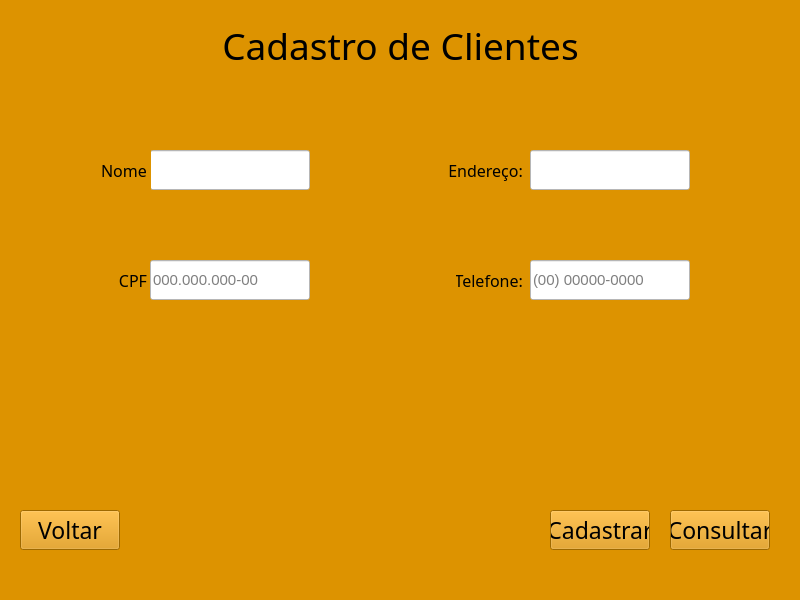
<?xml version="1.0" encoding="UTF-8"?>
<ui version="4.0">
 <class>MainWindow</class>
 <widget class="QMainWindow" name="MainWindow">
  <property name="geometry">
   <rect>
    <x>0</x>
    <y>0</y>
    <width>800</width>
    <height>600</height>
   </rect>
  </property>
  <property name="minimumSize">
   <size>
    <width>800</width>
    <height>600</height>
   </size>
  </property>
  <property name="windowTitle">
   <string>MainWindow</string>
  </property>
  <property name="styleSheet">
   <string notr="true">background-color: rgb(221, 147, 0);</string>
  </property>
  <widget class="QWidget" name="centralwidget">
   <widget class="QLabel" name="label">
    <property name="geometry">
     <rect>
      <x>160</x>
      <y>60</y>
      <width>81</width>
      <height>81</height>
     </rect>
    </property>
    <property name="text">
     <string/>
    </property>
   </widget>
   <widget class="QLabel" name="label_2">
    <property name="geometry">
     <rect>
      <x>190</x>
      <y>10</y>
      <width>421</width>
      <height>71</height>
     </rect>
    </property>
    <property name="font">
     <font>
      <family>Algerian</family>
      <pointsize>28</pointsize>
     </font>
    </property>
    <property name="text">
     <string>Cadastro de Clientes</string>
    </property>
    <property name="alignment">
     <set>Qt::AlignCenter</set>
    </property>
   </widget>
   <widget class="QLineEdit" name="lineEdit_2">
    <property name="geometry">
     <rect>
      <x>150</x>
      <y>150</y>
      <width>160</width>
      <height>40</height>
     </rect>
    </property>
    <property name="font">
     <font>
      <pointsize>11</pointsize>
     </font>
    </property>
    <property name="styleSheet">
     <string notr="true">background-color: rgb(255, 255, 255);
</string>
    </property>
   </widget>
   <widget class="QLineEdit" name="lineEdit_3">
    <property name="geometry">
     <rect>
      <x>150</x>
      <y>260</y>
      <width>160</width>
      <height>40</height>
     </rect>
    </property>
    <property name="font">
     <font>
      <pointsize>11</pointsize>
     </font>
    </property>
    <property name="styleSheet">
     <string notr="true">background-color: rgb(255, 255, 255);</string>
    </property>
    <property name="placeholderText">
     <string>000.000.000-00</string>
    </property>
   </widget>
   <widget class="QLineEdit" name="lineEdit_4">
    <property name="geometry">
     <rect>
      <x>530</x>
      <y>150</y>
      <width>160</width>
      <height>40</height>
     </rect>
    </property>
    <property name="font">
     <font>
      <pointsize>11</pointsize>
     </font>
    </property>
    <property name="styleSheet">
     <string notr="true">background-color: rgb(255, 255, 255);</string>
    </property>
   </widget>
   <widget class="QLineEdit" name="lineEdit_5">
    <property name="geometry">
     <rect>
      <x>530</x>
      <y>260</y>
      <width>160</width>
      <height>40</height>
     </rect>
    </property>
    <property name="font">
     <font>
      <pointsize>11</pointsize>
     </font>
    </property>
    <property name="styleSheet">
     <string notr="true">background-color: rgb(255, 255, 255);</string>
    </property>
    <property name="placeholderText">
     <string>(00) 00000-0000</string>
    </property>
   </widget>
   <widget class="QPushButton" name="botaoConsultar">
    <property name="geometry">
     <rect>
      <x>670</x>
      <y>510</y>
      <width>100</width>
      <height>40</height>
     </rect>
    </property>
    <property name="font">
     <font>
      <family>Bodoni MT</family>
      <pointsize>17</pointsize>
     </font>
    </property>
    <property name="styleSheet">
     <string notr="true">background-color: rgb(227, 131, 0);
color: rgb(53, 41,5);
pushButton{
border-styler: inset;
border-width: medium;	
#border-color: rgb(53, 41, 5);
box-shadow: black 60px -16px;
border-radius: 50px;
}</string>
    </property>
    <property name="text">
     <string>Consultar</string>
    </property>
   </widget>
   <widget class="QPushButton" name="botaoCadastrar">
    <property name="geometry">
     <rect>
      <x>550</x>
      <y>510</y>
      <width>100</width>
      <height>40</height>
     </rect>
    </property>
    <property name="font">
     <font>
      <family>Bodoni MT</family>
      <pointsize>17</pointsize>
     </font>
    </property>
    <property name="styleSheet">
     <string notr="true">background-color: rgb(227, 131, 0);
color: rgb(53, 41,5);
pushButton{
border-styler: inset;
border-width: medium;	
#border-color: rgb(53, 41, 5);
box-shadow: black 60px -16px;
border-radius: 50px;
}</string>
    </property>
    <property name="text">
     <string>Cadastrar</string>
    </property>
   </widget>
   <widget class="QPushButton" name="botaoVoltar">
    <property name="geometry">
     <rect>
      <x>20</x>
      <y>510</y>
      <width>100</width>
      <height>40</height>
     </rect>
    </property>
    <property name="font">
     <font>
      <family>Bodoni MT</family>
      <pointsize>17</pointsize>
     </font>
    </property>
    <property name="styleSheet">
     <string notr="true">background-color: rgb(227, 131, 0);
color: rgb(53, 41,5);
pushButton{
border-styler: inset;
border-width: medium;	
#border-color: rgb(53, 41, 5);
box-shadow: black 60px -16px;
border-radius: 50px;
}</string>
    </property>
    <property name="text">
     <string>Voltar</string>
    </property>
   </widget>
   <widget class="QLabel" name="label_4">
    <property name="geometry">
     <rect>
      <x>100</x>
      <y>150</y>
      <width>51</width>
      <height>40</height>
     </rect>
    </property>
    <property name="font">
     <font>
      <family>Bodoni MT</family>
      <pointsize>12</pointsize>
     </font>
    </property>
    <property name="text">
     <string>Nome </string>
    </property>
    <property name="alignment">
     <set>Qt::AlignRight|Qt::AlignTrailing|Qt::AlignVCenter</set>
    </property>
   </widget>
   <widget class="QLabel" name="label_5">
    <property name="geometry">
     <rect>
      <x>100</x>
      <y>260</y>
      <width>47</width>
      <height>40</height>
     </rect>
    </property>
    <property name="font">
     <font>
      <family>Bodoni MT</family>
      <pointsize>12</pointsize>
     </font>
    </property>
    <property name="text">
     <string>CPF</string>
    </property>
    <property name="alignment">
     <set>Qt::AlignRight|Qt::AlignTrailing|Qt::AlignVCenter</set>
    </property>
   </widget>
   <widget class="QLabel" name="label_6">
    <property name="geometry">
     <rect>
      <x>446</x>
      <y>150</y>
      <width>81</width>
      <height>40</height>
     </rect>
    </property>
    <property name="font">
     <font>
      <family>Bodoni MT</family>
      <pointsize>12</pointsize>
     </font>
    </property>
    <property name="text">
     <string>Endereço: </string>
    </property>
    <property name="alignment">
     <set>Qt::AlignRight|Qt::AlignTrailing|Qt::AlignVCenter</set>
    </property>
   </widget>
   <widget class="QLabel" name="label_7">
    <property name="geometry">
     <rect>
      <x>456</x>
      <y>260</y>
      <width>71</width>
      <height>40</height>
     </rect>
    </property>
    <property name="font">
     <font>
      <family>Bodoni MT</family>
      <pointsize>12</pointsize>
     </font>
    </property>
    <property name="text">
     <string>Telefone: </string>
    </property>
    <property name="alignment">
     <set>Qt::AlignRight|Qt::AlignTrailing|Qt::AlignVCenter</set>
    </property>
   </widget>
   <widget class="QLabel" name="label_8">
    <property name="geometry">
     <rect>
      <x>670</x>
      <y>10</y>
      <width>100</width>
      <height>90</height>
     </rect>
    </property>
    <property name="text">
     <string/>
    </property>
    <property name="pixmap">
     <pixmap>../Sistema Manda Brasa Atualizado/burguer2.png</pixmap>
    </property>
    <property name="scaledContents">
     <bool>true</bool>
    </property>
   </widget>
   <widget class="QLabel" name="label_9">
    <property name="geometry">
     <rect>
      <x>20</x>
      <y>10</y>
      <width>100</width>
      <height>90</height>
     </rect>
    </property>
    <property name="text">
     <string/>
    </property>
    <property name="pixmap">
     <pixmap>../Sistema Manda Brasa Atualizado/burguer2.png</pixmap>
    </property>
    <property name="scaledContents">
     <bool>true</bool>
    </property>
   </widget>
  </widget>
  <widget class="QMenuBar" name="menubar">
   <property name="geometry">
    <rect>
     <x>0</x>
     <y>0</y>
     <width>800</width>
     <height>21</height>
    </rect>
   </property>
  </widget>
  <widget class="QStatusBar" name="statusbar"/>
 </widget>
 <resources/>
 <connections/>
</ui>
